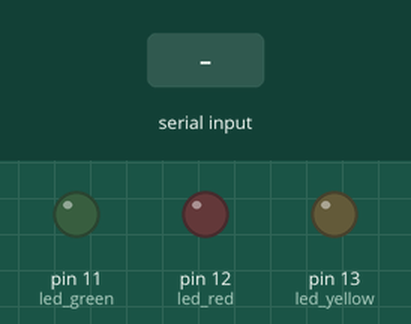
Recording of a sketch running on a simulated Arduino Uno, built with avr-gcc and run on an emulated ATmega328P. Parts: output pins drawn as LEDs (lit = HIGH). Dashed ring = blinking. The test bench sets the inputs (shaded band). What the sketch prints to the serial monitor is not drawn.

Above: at 1.3 s.
1.4 s: "9" received over Serial
At 1.8 s:
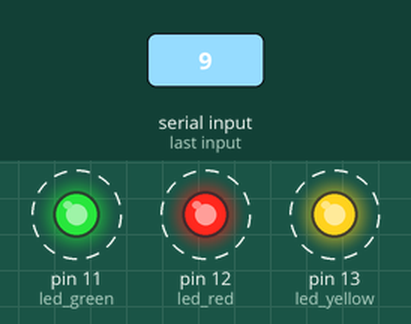
4.4 s: "1" received over Serial
At 5.1 s:
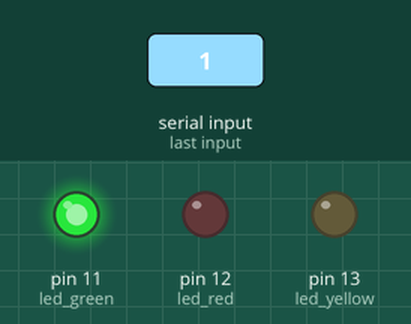
5.9 s: "3" received over Serial
At 6.3 s:
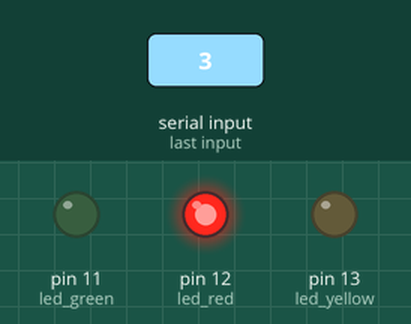
7.4 s: "5" received over Serial
At 8.6 s:
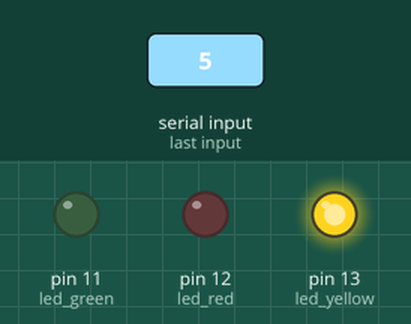
8.9 s: "6" received over Serial
At 9.7 s:
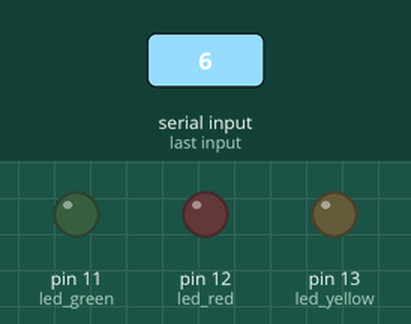
10.4 s: "7" received over Serial
At 10.9 s:
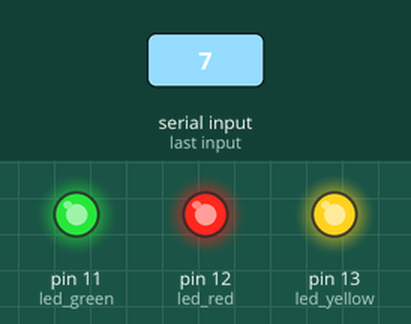
Timing chart, 0 to 12.9 s (numbered marks = the images above; inputs shaded):
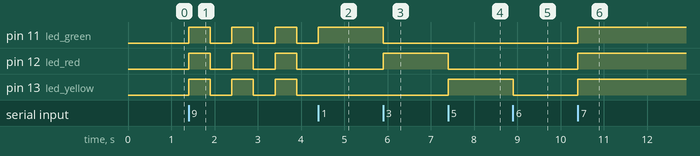

Measured:
- after the input at 1.4 s, pin 11 (led_green), pin 12 (led_red), pin 13 (led_yellow): alternates HIGH for 0.50 s and LOW for 0.50 s, starting at once
- after the input at 4.4 s, pin 11 (led_green): goes on until 4.4 s, then stays HIGH; pin 12 (led_red), pin 13 (led_yellow): stays LOW (without the input it goes to HIGH after 0.00 s)
- after the input at 5.9 s, pin 11 (led_green): HIGH → LOW at once; pin 12 (led_red): LOW → HIGH at once
- after the input at 7.4 s, pin 12 (led_red): HIGH → LOW at once; pin 13 (led_yellow): LOW → HIGH at once
- after the input at 8.9 s, pin 13 (led_yellow): HIGH → LOW at once
- after the input at 10.4 s, pin 11 (led_green), pin 12 (led_red), pin 13 (led_yellow): LOW → HIGH at once

The sketch:

Arduino_rutinas.ino
```cpp
// C++ code
//
#define led_yellow 13
#define led_red 12
#define led_green 11

char opt = '0';

void setup() {
  pinMode(led_yellow, OUTPUT);
  pinMode(led_red, OUTPUT);
  pinMode(led_green, OUTPUT);

  // baudios
  Serial.begin(9600);

  // que inicie apagado el led
  digitalWrite(led_yellow, LOW);
  digitalWrite(led_red, LOW);
  digitalWrite(led_green, LOW);

  // menú de opciones
  Serial.println("Main Menu");
  Serial.println("[1]. Turn on led Green");
  Serial.println("[2]. Turn off led Green");
  Serial.println("[3]. Turn on led Red");
  Serial.println("[4]. Turn off led Red");
  Serial.println("[5]. Turn on led Yellow");
  Serial.println("[6]. Turn off led Yellow");
  Serial.println("[7]. Turn on all the lights");
  Serial.println("[8]. Turn off all the lights");
  Serial.println("[9]. Lights on flashing mode");
}

void loop() {
  if (Serial.available() > 0) {
    opt = Serial.read();
  }

  switch (opt) {
    case '1':
      // Encender la luz verde
      digitalWrite(led_green, HIGH);
      digitalWrite(led_red, LOW);
      digitalWrite(led_yellow, LOW);
      opt = '0';
      break;

    case '2':
      // Apagar la luz verde
      digitalWrite(led_green, LOW);
      opt = '0';
      break;

    case '3':
      // Encender la luz roja
      digitalWrite(led_red, HIGH);
      digitalWrite(led_green, LOW);
      digitalWrite(led_yellow, LOW);
      opt = '0';
      break;

    case '4':
      // Apagar la luz roja
      digitalWrite(led_red, LOW);
      opt = '0';
      break;

    case '5':
      // Encender la luz amarilla
      digitalWrite(led_yellow, HIGH);
      digitalWrite(led_green, LOW);
      digitalWrite(led_red, LOW);
      opt = '0';
      break;

    case '6':
      // Apagar la luz amarilla
      digitalWrite(led_yellow, LOW);
      opt = '0';
      break;

    case '7':
      // Encender todas las luces
      digitalWrite(led_green, HIGH);
      digitalWrite(led_red, HIGH);
      digitalWrite(led_yellow, HIGH);
      opt = '0';
      break;

    case '8':
      // Apagar todas las luces
      digitalWrite(led_green, LOW);
      digitalWrite(led_red, LOW);
      digitalWrite(led_yellow, LOW);
      opt = '0';
      break;

    case '9':
      // Luces en modo intermitente continuo
      while (true) {
        digitalWrite(led_green, HIGH);
        digitalWrite(led_red, HIGH);
        digitalWrite(led_yellow, HIGH);
        delay(500);
        digitalWrite(led_green, LOW);
        digitalWrite(led_red, LOW);
        digitalWrite(led_yellow, LOW);
        delay(500);

        // Una nueva entrada en el serial
        if (Serial.available()) {
          char newOpt = Serial.read();
          if (newOpt != '9') {
            opt = newOpt;
            break;
          }
        }
      }
      break;
  }
}
```
